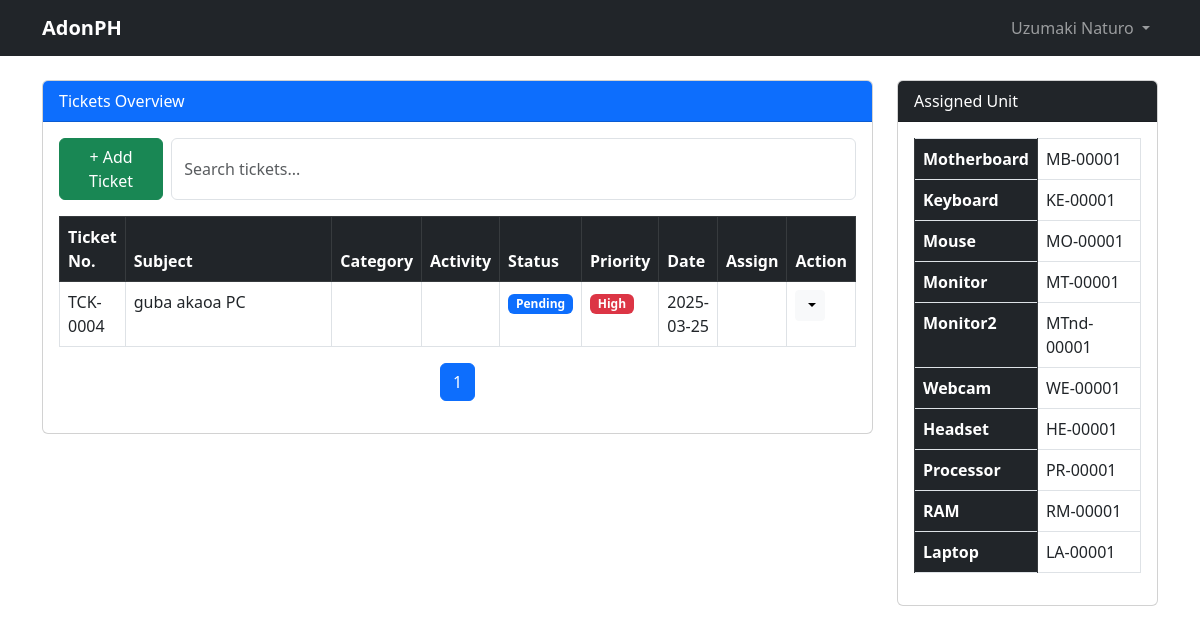
/ui_employee/employee.php (signed in), run on the app's committed database.
### tables this page shows
CREATE TABLE `ticket` (
  `id` int(11) NOT NULL,
  `ticket_number` varchar(200) NOT NULL,
  `subject` varchar(200) NOT NULL,
  `status` varchar(200) NOT NULL,
  `date_created` varchar(200) NOT NULL,
  `created_by` varchar(200) NOT NULL,
  `priority` varchar(200) NOT NULL,
  `image` varchar(200) NOT NULL,
  `accept` varchar(200) NOT NULL
);

### ui_employee/employee.php (the view, shortened to what this page needs)
<?php
$userName = $_SESSION['name'];
$conn = new mysqli("localhost", "root", "", "db_ams");
$limit = 5;
$page = isset($_GET['page']) ? (int)$_GET['page'] : 1;
$offset = ($page - 1) * $limit;
$ticketsQuery = "SELECT * FROM ticket WHERE created_by = ? ORDER BY date_created DESC LIMIT ? OFFSET ?";
$stmt = $conn->prepare($ticketsQuery);
$stmt->bind_param("sii", $userName, $limit, $offset);
$stmt->execute();
$result = $stmt->get_result();
$countQuery = "SELECT COUNT(*) AS total FROM ticket WHERE created_by = ?";
$stmt = $conn->prepare($countQuery);
$stmt->bind_param("s", $userName);
$stmt->execute();
$countResult = $stmt->get_result();
$totalTickets = $countResult->fetch_assoc()['total'];
$totalPages = ceil($totalTickets / $limit);
?>
<!DOCTYPE html>
<html lang="en">
<head>
    <link href="https://cdn.jsdelivr.net/npm/bootstrap@5.3.0/dist/css/bootstrap.min.css" rel="stylesheet">
    <link rel="stylesheet" href="css.css">
</head>
<body>
<nav class="navbar navbar-expand-lg navbar-dark bg-dark">
    <div class="container">
        <a class="navbar-brand fw-bold" href="#">AdonPH</a>
        <div class="collapse navbar-collapse" id="navbarNav">
            <ul class="navbar-nav ms-auto">
                <li class="nav-item dropdown">
                    <a class="nav-link dropdown-toggle" href="#" id="userDropdown" role="button" data-bs-toggle="dropdown">
                        <?php echo htmlspecialchars($_SESSION['name']); ?>
                    </a>
                </li>
            </ul>
        </div>
    </div>
</nav>
<div class="container mt-4">
    <div class="row">
        <div class="col-md-9">
            <div class="card">
                <div class="card-header bg-primary text-white">Tickets Overview</div>
                <div class="card-body">
                    <div class="d-flex mb-3">
                        <button class="btn btn-success me-2" data-bs-toggle="modal" data-bs-target="#addTicketModal">+ Add Ticket</button>
                        <input type="text" id="searchInput" class="form-control" placeholder="Search tickets...">
                    </div>
                    <table class="table table-bordered small-table">
    <thead class="table-dark">
        <tr>
            <th>Ticket No.</th>
            <th>Subject</th>
            <th>Category</th>
            <th>Activity</th>
            <th>Status</th>
            <th>Priority</th>
            <th>Date</th>
            <th>Assign</th>
            <th>Action</th>
        </tr>
    </thead>
    <tbody>
    <?php while ($ticket = $result->fetch_assoc()) {
        $statusClass = match ($ticket['status']) {
            "Pending" => "bg-primary text-white",
            "In Progress" => "bg-warning text-dark",
            "Close" => "bg-light text-dark",
            "Done" => "bg-success text-white",
            "Waiting" => "bg-purple text-white",
            default => "",
        };
        $priorityClass = match ($ticket['priority']) {
            "High" => "bg-danger text-white",
            "Medium" => "bg-warning text-dark",
            "Low" => "bg-light text-dark",
            default => "",
        };
        $processClass = match ($ticket['process']) {
            "Accepted" => "bg-primary text-white",
            "Fixed" => "bg-success text-white",
            "On Hold" => "bg-purple text-white",
            default => "",
        };
    ?>
        <tr>
            <td><?= htmlspecialchars($ticket['ticket_number']) ?></td>
            <td><?= htmlspecialchars($ticket['subject']) ?></td>
            <td><?= htmlspecialchars($ticket['category']) ?></td>
            <td><span class="badge <?= $processClass ?>"><?= htmlspecialchars($ticket['process']) ?></span></td>
            <td><span class="badge <?= $statusClass ?>"><?= htmlspecialchars($ticket['status']) ?></span></td>
            <td><span class="badge <?= $priorityClass ?>"><?= htmlspecialchars($ticket['priority']) ?></span></td>
            <td><?= htmlspecialchars($ticket['date_created']) ?></td>
            <td><?= htmlspecialchars($ticket['accept']) ?></td>
            <td>
                <?php if ($ticket['status'] != "Done" && $ticket['status'] != "Close") { ?>
                    <div class="dropdown">
                        <button class="btn btn-light btn-sm dropdown-toggle" type="button" id="actionMenu<?= $ticket['ticket_number'] ?>" data-bs-toggle="dropdown" aria-expanded="false">
                        </button>
                    </div>
                <?php } ?>
            </td>
        </tr>
    <?php } ?>
</tbody>
</table>
                    <nav>
                        <ul class="pagination justify-content-center">
                            <?php for ($i = 1; $i <= $totalPages; $i++) { ?>
                                <li class="page-item <?= ($i == $page) ? 'active' : '' ?>">
                                    <a class="page-link" href="?page=<?= $i ?>"><?= $i ?></a>
                                </li>
                            <?php } ?>
                        </ul>
                    </nav>
                </div>
            </div>
        </div>
        <div class="col-md-3">
            <div class="card">
                <div class="card-header bg-dark text-white">Assigned Unit</div>
                <div class="card-body">
                    <table class="table table-bordered small-table">
                        <tbody>
                            <?php $tables = [
                                "Motherboard" => "mboard",
                                "Keyboard" => "keyboard",
                                "Mouse" => "mouse",
                                "Monitor" => "monitor",
                                "Monitor2" => "monitor2",
                                "Webcam" => "webcam",
                                "Headset" => "headset",
                                "Processor" => "processor",
                                "RAM" => "ram",
                                "Laptop" => "laptop"
                            ];
                            foreach ($tables as $label => $table) {
                                $sql = "SELECT name FROM $table WHERE assign_to = ?";
                                $stmt = $conn->prepare($sql);
                                $stmt->bind_param("s", $userName);
                                $stmt->execute();
                                $result = $stmt->get_result();
                                $assignedName = ($row = $result->fetch_assoc()) ? $row['name'] : "N/A";
                                echo "<tr><th class='table-dark text-white'>$label</th><td>$assignedName</td></tr>";
                            }
                            ?>
                        </tbody>
                    </table>
                </div>
            </div>
        </div>
    </div>
</div>
</body>
</html>

### ui_employee/css.css (style rules this page uses)
th:nth-child(2) { width: 30%; }

### data on the page
ticket: ticket_number "TCK-0004", subject "guba akaoa PC", status "Pending", priority "High", date_created "2025-03-25"

### other printed values
$_SESSION['name'] "Uzumaki Naturo"
$label "Motherboard"
$assignedName "MB-00001"
$label "Keyboard"
$assignedName "KE-00001"
$label "Mouse"
$assignedName "MO-00001"
$label "Monitor"
$assignedName "MT-00001"
$label "Monitor2"
$assignedName "MTnd-00001"
$label "Webcam"
$assignedName "WE-00001"
$label "Headset"
$assignedName "HE-00001"
